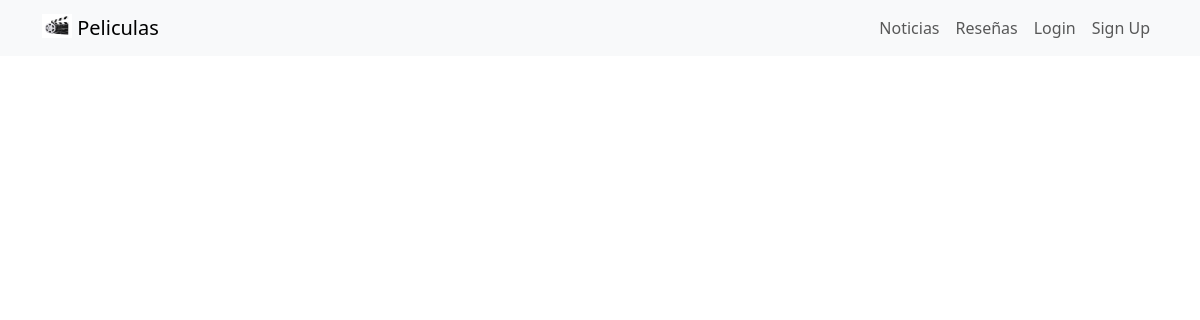
The page /news/ on the database as committed earlier.
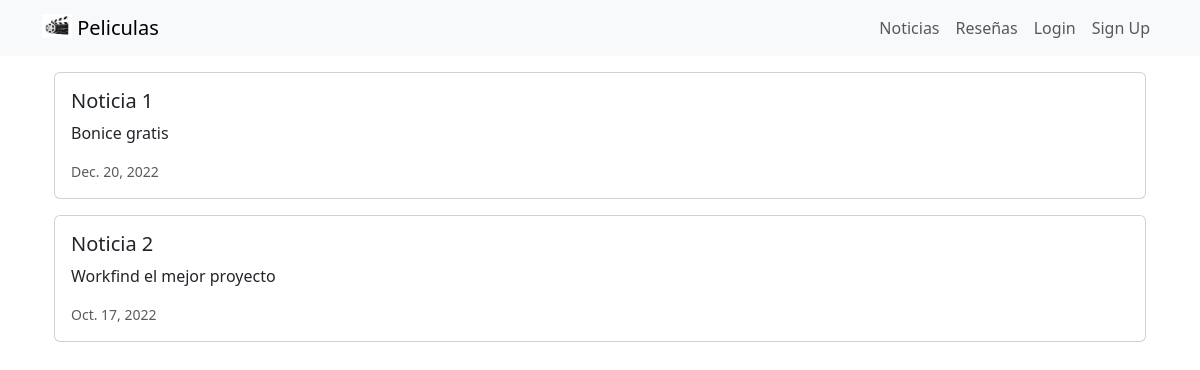
The same page on the database as committed later.
### news/models.py (models this page shows, shortened)
class News(models.Model):
    headline = models.CharField(max_length=200)
    body = models.TextField()
    date = models.DateField()

### news/views.py (the view)
# urls.py: path('news/', include('news.urls')),
def news(request):
    newss = News.objects.all().order_by('-date')
    return render(request, 'news.html', {'newss':newss})

### news/templates/news.html (shortened to what this page needs)
<head>
    <link href="https://cdn.jsdelivr.net/npm/bootstrap@5.3.0-alpha2/dist/css/bootstrap.min.css" rel="stylesheet">
</head>
{% extends 'base.html' %}
{% block content %}
<div class="container">
    {% for news in newss%}
    <div class="card mb-3">
        <div class="row g-0">
            <div>
                <div class="card-body">
                    <h5 class="card-title">{{ news.headline}}</h5>
                    <p class="card-text">{{ news.body }}</p>
                    <p class="card-text"><small class="text-muted">
                        {{ news.date }}
                    </small></p>
                </div>
            </div>
        </div>
    </div>
    {% endfor %}
</div>
{% endblock content %}

Rows that differ between the two databases and show on the page:
added News: headline "Noticia 1", body "Bonice gratis", date "Dec. 20, 2022"
added News: headline "Noticia 2", body "Workfind el mejor proyecto", date "Oct. 17, 2022"
